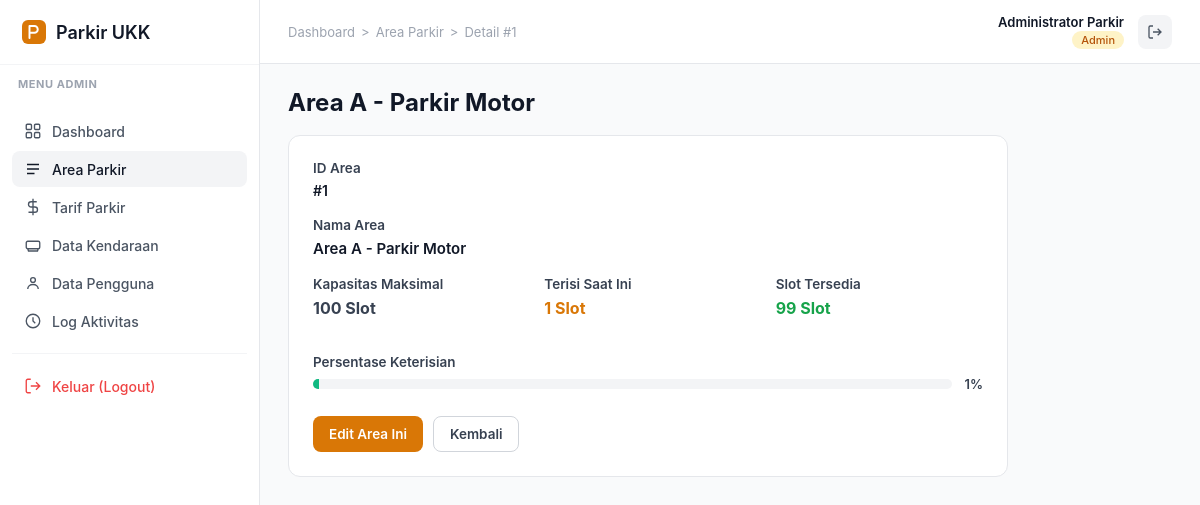
The app's page /index.php?c=admin&a=detail_area&id=1 (signed in) with its own data.
### tables this page shows
CREATE TABLE IF NOT EXISTS tb_area_parkir (
    id_area INT(11) AUTO_INCREMENT PRIMARY KEY,
    nama_area VARCHAR(50) NOT NULL,
    kapasitas INT(5) NOT NULL DEFAULT 0,
    terisi INT(5) NOT NULL DEFAULT 0
);

### Controllers/BaseController.php (called while the page is built, shortened)
<?php
abstract class BaseController {
    private $models = [];
    protected function model($nama) {
        if (!isset($this->models[$nama])) {
            $this->models[$nama] = new $nama();
        }
        return $this->models[$nama];
    }
    protected function getInt($nama) {
        return (int)($_GET[$nama] ?? 0);
    }
    protected function render($view, $data = []) {
        extract($data);
        require __DIR__ . '/../view/' . $view . '.php';
    }
    protected function halaman($view, $pageTitle, $activeMenu, array $breadcrumbs, array $data = []) {
        $this->render($view, array_merge($data, compact('pageTitle', 'activeMenu', 'breadcrumbs')));
    }
}

### Controllers/AdminController.php (called while the page is built, shortened)
<?php
require_once __DIR__ . '/BaseController.php';
class AdminController extends BaseController {
    private function ambilAtauTolak($namaModel, $id, $pesan, $halaman) {
        $data = $this->model($namaModel)->getById($id);
        return $data;
    }
    public function detail_area() {
        $id_area = $this->getInt('id');
        $area    = $this->ambilAtauTolak('m_area', $id_area, 'Data area parkir tidak ditemukan!', 'area');
        $sisaSlot = max(0, $area['kapasitas'] - $area['terisi']);
        $persen   = $area['kapasitas'] > 0 ? round(($area['terisi'] / $area['kapasitas']) * 100) : 0;
        $this->halaman('admin/view', 'Detail Area Parkir', 'parking-areas',
            $this->crumbs('Area Parkir', 'area', 'Detail #' . $id_area),
            compact('area', 'sisaSlot', 'persen'));
    }
}

### index.php (called while the page is built, shortened)
<?php
$action     = strtolower(trim($_GET['a'] ?? ''));
$objek = new $namaClass();
$objek->$action();

### model/m_koneksi.php (called while the page is built)
<?php
class Koneksi {
    private $host = "localhost";
    private $user = "root";
    private $db   = "parkir";
    private $pass = "";
    private $koneksi = null;
    public function __construct() {
        $sambungan = @mysqli_connect($this->host, $this->user, $this->pass, $this->db);
        if ($sambungan) {
            mysqli_set_charset($sambungan, "utf8mb4");
            mysqli_query($sambungan, "SET time_zone = '+07:00'");
            $this->koneksi = $sambungan;
        }
    }
    public function getKoneksi() {
        return $this->koneksi;
    }
}

### model/m_area.php (called while the page is built, shortened)
<?php
require_once __DIR__ . '/m_base.php';
class m_area extends m_base {
    public function getById($id_area) {
        $id = (int)$id_area;
        return $this->ambilSatu("SELECT * FROM tb_area_parkir WHERE id_area = '$id' LIMIT 1");
    }
}

### model/m_base.php (called while the page is built, shortened)
<?php
require_once __DIR__ . '/m_koneksi.php';
abstract class m_base {
    protected $conn;
    public function __construct() {
        $this->conn = (new Koneksi())->getKoneksi();
    }
    protected function ambilSatu($sql) {
        $hasil = mysqli_query($this->conn, $sql);
        return $hasil && mysqli_num_rows($hasil) > 0 ? mysqli_fetch_assoc($hasil) : null;
    }
}

### view/admin/view.php (the view)
<?php
require __DIR__ . '/../template/header.php';
?>
<div class="fi-page-header">
    <h1 class="fi-page-title"><?= htmlspecialchars($area['nama_area']) ?></h1>
</div>
<div class="fi-form-card">
    <div class="fi-field">
        <label>ID Area</label>
        <div style="font-weight: 600; color: var(--fi-gray-900);">#<?= htmlspecialchars($area['id_area']) ?></div>
    </div>
    <div class="fi-field">
        <label>Nama Area</label>
        <div style="font-size: 15px; font-weight: 600; color: var(--fi-gray-900);"><?= htmlspecialchars($area['nama_area']) ?></div>
    </div>
    <div class="fi-row" style="display: flex; gap: 24px; margin-bottom: 18px;">
        <div class="fi-field" style="flex:1;">
            <label>Kapasitas Maksimal</label>
            <div style="font-size: 16px; font-weight: 700;"><?= (int)$area['kapasitas'] ?> Slot</div>
        </div>
        <div class="fi-field" style="flex:1;">
            <label>Terisi Saat Ini</label>
            <div style="font-size: 16px; font-weight: 700; color: #d97706;"><?= (int)$area['terisi'] ?> Slot</div>
        </div>
        <div class="fi-field" style="flex:1;">
            <label>Slot Tersedia</label>
            <div style="font-size: 16px; font-weight: 700; color: #16a34a;"><?= $sisaSlot ?> Slot</div>
        </div>
    </div>
    <div class="fi-field">
        <label>Persentase Keterisian</label>
        <div style="display: flex; align-items: center; gap: 12px; margin-top: 4px;">
            <div style="flex: 1; background: var(--fi-gray-100); border-radius: 999px; height: 10px; overflow: hidden;">
                <div style="background: <?= $persen >= 100 ? '#ef4444' : ($persen >= 75 ? '#f59e0b' : '#10b981') ?>; width: <?= min(100, $persen) ?>%; height: 100%;"></div>
            </div>
            <span style="font-weight: 600; font-size: 13px;"><?= $persen ?>%</span>
        </div>
    </div>
    <div class="fi-form-actions" style="margin-top: 24px;">
        <a href="index.php?c=admin&a=ubah_area&id=<?= urlencode($area['id_area']) ?>" class="fi-btn fi-btn-primary">Edit Area Ini</a>
        <a href="index.php?c=admin&a=area" class="fi-btn fi-btn-secondary">Kembali</a>
    </div>
</div>
<?php require __DIR__ . '/../template/footer.php'; ?>

### view/template/style.css (style rules this page uses)
:root { --fi-primary: #d97706; --fi-primary-light: #fef3c7; --fi-success: #16a34a; --fi-gray-25: #fcfcfd; --fi-gray-50: #f9fafb; --fi-gray-100: #f3f4f6; --fi-gray-200: #e5e7eb; --fi-gray-300: #d1d5db; --fi-gray-400: #9ca3af; --fi-gray-500: #6b7280; --fi-gray-600: #4b5563; --fi-gray-700: #374151; --fi-gray-900: #111827; --sidebar-width: 260px; }
* { box-sizing: border-box; }
body { margin: 0; font-family: "Inter", -apple-system, BlinkMacSystemFont, "Segoe UI", sans-serif; background: var(--fi-gray-50); color: var(--fi-gray-700); font-size: 14px; }
a { text-decoration: none; color: inherit; }
.fi-page-header { display: flex; align-items: center; justify-content: space-between; margin-bottom: 18px; gap: 16px; flex-wrap: wrap; }
.fi-page-title { font-size: 24px; font-weight: 700; color: var(--fi-gray-900); margin: 0; }
.fi-btn { display: inline-flex; align-items: center; gap: 6px; border: none; border-radius: 8px; padding: 9px 16px; font-size: 13.5px; font-weight: 600; cursor: pointer; }
.fi-btn-primary { background: var(--fi-primary); color: #fff; }
.fi-btn-secondary { background: #fff; color: var(--fi-gray-700); border: 1px solid var(--fi-gray-300); }
.fi-form-card { background: #fff; border: 1px solid var(--fi-gray-200); border-radius: 12px; padding: 24px; max-width: 720px; width: 100%; }
.fi-field { margin-bottom: 18px; }
.fi-field label { display: block; font-size: 13.5px; font-weight: 600; color: var(--fi-gray-700); margin-bottom: 6px; }
.fi-form-actions { display: flex; gap: 10px; margin-top: 22px; }

### records on screen
tb_area_parkir: nama_area "Area A - Parkir Motor", id_area "1", kapasitas "100", terisi "1"

### other values on screen
$userRole ?: 'Utama' "ADMIN"
$crumb['label'] "Dashboard"
$crumb['label'] "Area Parkir"
$crumb['label'] "Detail #1"
$userName "Administrator Parkir"
$userRole ?: 'Guest' "Admin"
$sisaSlot "99"
$persen "1"
